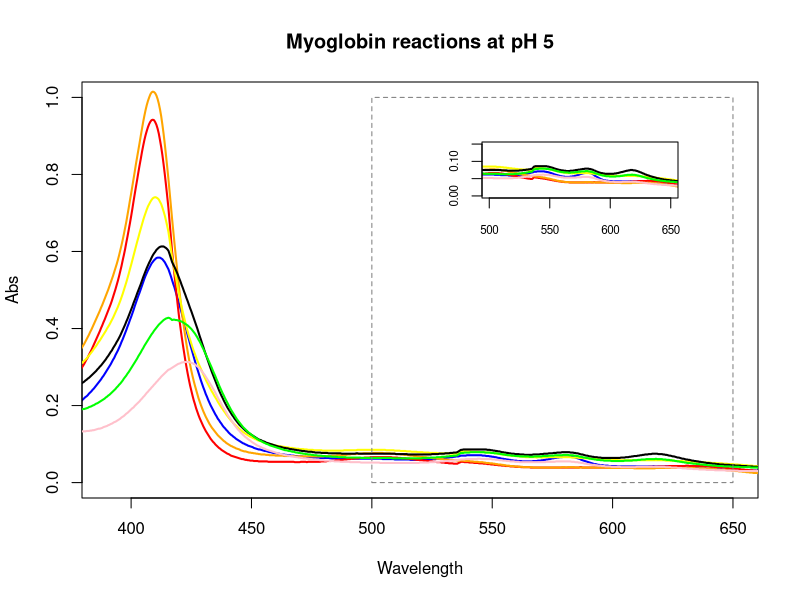

Write the R code that produced this figure.
library(readxl)
mb <- read_excel("Rtutorials/Mb_1_9.xlsx", sheet="MbpH8_1_9")


  
plot(
  mb$MbpH8_1_9 ~ mb$Wavelength, 
     type = "l",
     col = "blue",
     lwd = 2,
     xlab = "Wavelength",
     ylab = "Abs",
  xlim = c(390, 650),   # X-axis range (for example, visible spectrum)
  ylim = c(0, 1.0),      # Y-axis range (for example, absorbance range)
     main = "Myoglobin reactions at pH 5"
     )

lines(mb$Wavelength, mb$ph5, col = "red", lwd = 2)
lines(mb$Wavelength, mb$Storage172229, col = "orange", lwd = 2)
lines(mb$Wavelength, mb$Storage174017, col = "yellow", lwd = 2)
lines(mb$Wavelength, mb$Storage184753, col = "black", lwd = 2)
lines(mb$Wavelength, mb$Storage185450, col = "green", lwd = 2)
lines(mb$Wavelength, mb$Storage185725, col = "pink", lwd = 2)


rect(500, 0, 650, 1, border = "gray50", lty = 2)

# Add the inset plot
par(fig = c(0.5, 0.9, 0.5, 0.9), new = TRUE)  # inset position (adjust if needed)

plot(
  mb$Wavelength, mb$MbpH8_1_9,
  type = "l",
  col = "blue",
  lwd = 2,
  xlab = "",
  ylab = "",
  xlim = c(500, 650),   # zoomed wavelength range
  ylim = c(0, 0.15),     # adjust depending on what part you want to focus on
  axes = FALSE,
  main = ""
)
lines(mb$Wavelength, mb$ph5, col = "red", lwd = 2)
lines(mb$Wavelength, mb$Storage172229, col = "orange", lwd = 2)
lines(mb$Wavelength, mb$Storage174017, col = "yellow", lwd = 2)
lines(mb$Wavelength, mb$Storage184753, col = "black", lwd = 2)
lines(mb$Wavelength, mb$Storage185450, col = "green", lwd = 2)
lines(mb$Wavelength, mb$Storage185725, col = "pink", lwd = 2)
# Add box and axes for the inset
box()
axis(1, cex.axis = 0.7)
axis(2, cex.axis = 0.7)
